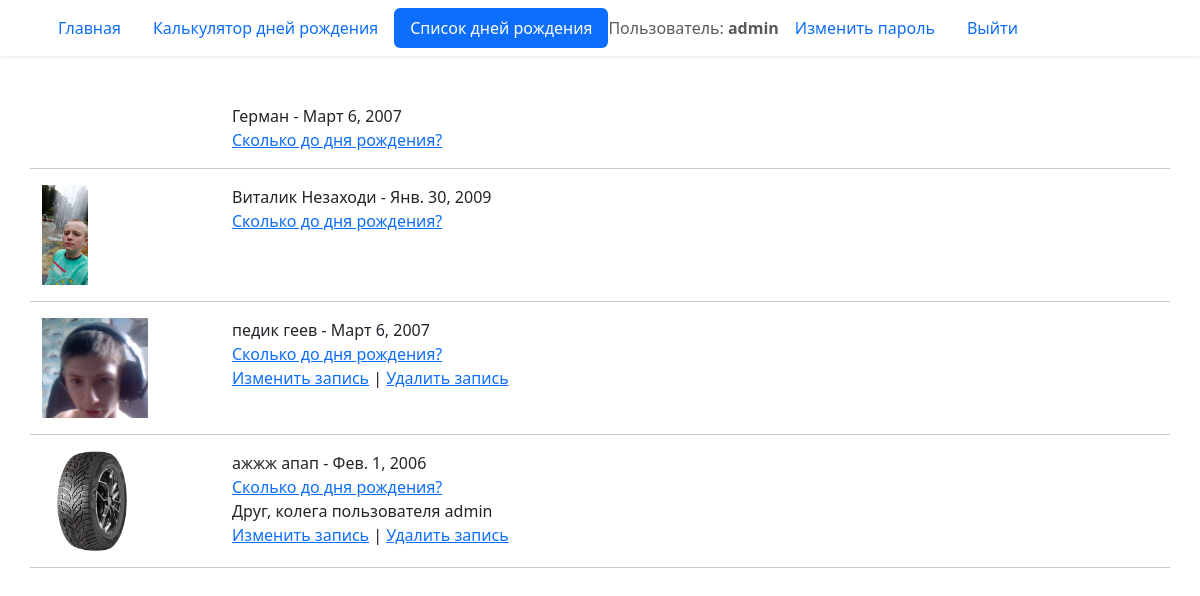
Screenshot of /birthday/list/ (signed in) with the database file from the repository.
### birthday/models.py (models this page shows, shortened)
class Birthday(models.Model):
    first_name = models.CharField('Имя', max_length=20)
    last_name = models.CharField(
        'Фамилия',
        max_length=20,
        blank=True,
        help_text='Необязательное поле'
    )
    birthday = models.DateField('Дата рождения', validators=(real_age,))
    image = models.ImageField('Фото', upload_to='birthdays_images', blank=True)
    author = models.ForeignKey(
        User,
        verbose_name='Автор записи',
        on_delete=models.CASCADE,
        null=True
    )
    tag = models.ManyToManyField(
        Tag,
        verbose_name='Теги',
        blank=True,
        help_text='Удерживаете Ctrl для выбора нескольких вариантов'
    )
    class Meta:
        constraints = (models.UniqueConstraint(
            fields=('first_name', 'last_name', 'birthday'),
            name='Unique person constraint'
            ),
        )

class Tag(models.Model):
    tag = models.CharField('Тег', max_length=20)
    def __str__(self) -> str:
        return self.tag

### birthday/views.py (the view)
# urls.py: path('list/', views.BirthdayListView.as_view(), name='list'),
class BirthdayListView(ListView):
    model = Birthday
    queryset = Birthday.objects.prefetch_related(
        'tag'
    ).select_related('author')
    ordering = 'id'
    paginate_by = 10

### templates/birthday/birthday_list.html (shortened to what this page needs)
{% extends "base.html" %}
{% block content %}
  {% for birthday in page_obj %}
    <div class="row">
      <div class="col-2">
        {% if birthday.image %}
          <img src="{{ birthday.image.url }}" height="100">
        {% endif %}
      </div>
      <div class="col-10">
        <div>
          {{ birthday.first_name }} {{ birthday.last_name }} - {{ birthday.birthday }}<br>
          <a href="{% url 'birthday:detail' birthday.id %}">Сколько до дня рождения?</a>
        </div>
        <div>
          {% with all_tags=birthday.tag.all %}
            {% if all_tags %}
              {{ all_tags|join:", "|lower|capfirst }}
              пользователя {{ birthday.author.username }}
            {% endif %}
          {% endwith %}
        </div>
        {% if birthday.author == user %}
          <div>
            <a href="{% url 'birthday:edit' birthday.id %}">Изменить запись</a> | <a href="{% url 'birthday:delete' birthday.id %}">Удалить запись</a>
          </div>
        {% endif %}
      </div>
      {% if not foorloop.last %}
        <hr class="mt-3">
      {% endif %}
    </div>
  {% endfor %}
{% endblock content %}

### templates/includes/header.html (shortened to what this page needs)
<header>
  <nav class="navbar shadow-sm">
    <div class="container">
      {% with request.resolver_match.view_name as view_name %}
        <ul class="nav nav-pills">
          <li class="nav-item">
            <a class="nav-link {% if view_name == 'pages:homepage' %} active {% endif %}"
              href="{% url 'pages:homepage' %}">
              Главная
            </a>
          </li>
          <li class="nav-item">
            <a class="nav-link {% if view_name == 'birthday:create' %} active {% endif %}"
              href="{% url 'birthday:create' %}">
              Калькулятор дней рождения
            </a>
          </li>
          <li class="nav-item">
            <a class="nav-link {% if view_name == 'birthday:list' %} active {% endif %}" href="{% url 'birthday:list' %}">
              Cписок дней рождения
            </a>
          </li>
          {% if user.is_authenticated %}
          <span class="navbar-text">Пользователь: <b>{{ user.username }}</b></span>
          <li class="nav-item">
            <a class="nav-link{% if view_name == 'password_change' %} active {% endif %}"
              href="{% url 'password_change' %}">Изменить пароль</a>
          </li>
          <li class="nav-item">
            <a class="nav-link" href="{% url 'logout' %}">Выйти</a>
          </li>
          {% endif %}
        </ul>
      {% endwith %}
    </div>
  </nav>
</header>

### rows the page displays
Birthday: first_name "Герман", birthday "Март 6, 2007"
Birthday: image (picture), first_name "Виталик", last_name "Незаходи", birthday "Янв. 30, 2009"
Birthday: image (picture), first_name "педик", last_name "геев", birthday "Март 6, 2007", shows "Изменить запись"
Birthday: image (picture), first_name "ажжж", last_name "апап", birthday "Фев. 1, 2006", tag.all "Друг, колега", author.username "admin", shows "Изменить запись"

### other values shown
{{ user.username }} "admin"
